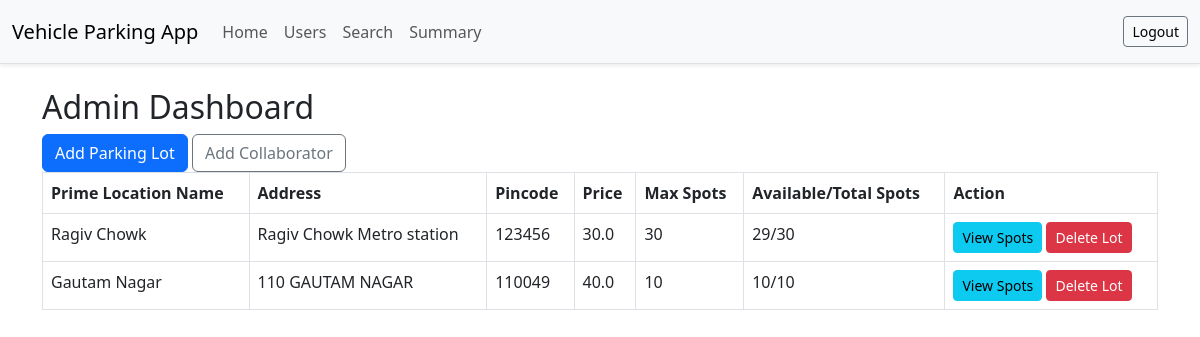
The app's page /admin/dashboard (signed in) with its own data.
### models.py (models this page shows)
class ParkingLot(db.Model):
    id = db.Column(db.Integer, primary_key=True)
    name = db.Column(db.String(100), nullable=False)
    address = db.Column(db.String(200), nullable=False)
    pin_code = db.Column(db.String(10), nullable=False)
    price = db.Column(db.Float, nullable=False)
    max_spots = db.Column(db.Integer, nullable=False)
    spots = db.relationship('ParkingSpot', backref='lot', lazy=True)

### app.py (the view)
@app.route('/admin/dashboard')
def admin_dashboard():
    if session.get('role') not in ['admin', 'collaborator']:
        return redirect(url_for('login'))
    query = request.args.get('query', '')
    if query:
        lots = ParkingLot.query.filter(
            (ParkingLot.name.ilike(f"%{query}%")) |
            (ParkingLot.pin_code.ilike(f"%{query}%"))
        ).all()
    else:
        lots = ParkingLot.query.all()
    labels = []
    data = []
    for lot in lots:
        count = sum(spot.reservations.count() for spot in lot.spots)
        labels.append(lot.name)
        data.append(count)
    available_spots = sum(
        1 for lot in lots for spot in lot.spots if spot.status == 'A'
    )
    occupied_spots = sum(
        1 for lot in lots for spot in lot.spots if spot.status == 'O'
    )
    user_data = (
        db.session.query(User.name, db.func.count(Reservation.id))
        .join(Reservation)
        .join(Role)
        .filter(Role.name == 'user')
        .group_by(User.name)
        .all()
    )
    user_labels = [u[0] for u in user_data]
    user_counts = [u[1] for u in user_data]
    rating_labels = []
    rating_values = []
    for lot in lots:
        rated_reservations = Reservation.query.join(ParkingSpot).filter(
            ParkingSpot.lot_id == lot.id,
            Reservation.rating != None
        ).all()
        if rated_reservations:
            avg_rating = sum(r.rating for r in rated_reservations) / len(rated_reservations)
            rating_labels.append(lot.name)
            rating_values.append(round(avg_rating, 2))
    return render_template('admin_dashboard.html', lots=lots,query=query,chart_labels=labels,chart_data=data,available_spots=available_spots,occupied_spots=occupied_spots,user_labels=user_labels,user_counts=user_counts,rating_labels=rating_labels,rating_values=rating_values)

### templates/admin_dashboard.html
{% extends "base.html" %}
{% block content %}
<h2>Admin Dashboard</h2>
{% if session['role'] == 'admin' %}
    <a href="{{ url_for('add_lot') }}" class="btn btn-primary">Add Parking Lot</a>
    <a href="{{ url_for('create_collaborator') }}" class="btn btn-outline-secondary">Add Collaborator</a>
{% endif %}
<table class="table table-bordered">
    <thead>
        <tr>
            <th>Prime Location Name</th>
            <th>Address</th>
            <th>Pincode</th>
            <th>Price</th>
            <th>Max Spots</th>
            <th>Available/Total Spots</th>
            <th>Action</th>
        </tr>
    </thead>
    <tbody>
        {% for lot in lots %}
        <tr>
            <td>{{ lot.name }}</td>
            <td>{{ lot.address }}</td>
            <td>{{ lot.pin_code }}</td>
            <td>{{ lot.price }}</td>
            <td>{{ lot.max_spots }}</td>
            <td>
                {{ lot.spots | selectattr('status', 'equalto', 'A') | list | length }}/{{ lot.spots|length }}
            </td>
            <td>
                <a href="{{ url_for('view_lot_spots', lot_id=lot.id) }}" class="btn btn-info btn-sm">View Spots</a>
                {% if session['role'] == 'admin' %}
                <a href="{{ url_for('delete_lot', lot_id=lot.id) }}" class="btn btn-danger btn-sm">Delete Lot</a>
                {% endif %}
            </td>
        </tr>
        {% endfor %}
    </tbody>
</table>
{% endblock %}

### static/css/styles.css (style rules this page uses)
body { background-color: #f8f9fa; }
h2 { margin-bottom: 20px; }

### records on screen
ParkingLot: name "Ragiv Chowk", address "Ragiv Chowk Metro station", pin_code "123456", price "30.0", max_spots "30", spots|selectattr "29", spots|length "30"
ParkingLot: name "Gautam Nagar", address "110 GAUTAM NAGAR", pin_code "110049", price "40.0", max_spots "10", spots|selectattr "10", spots|length "10"
